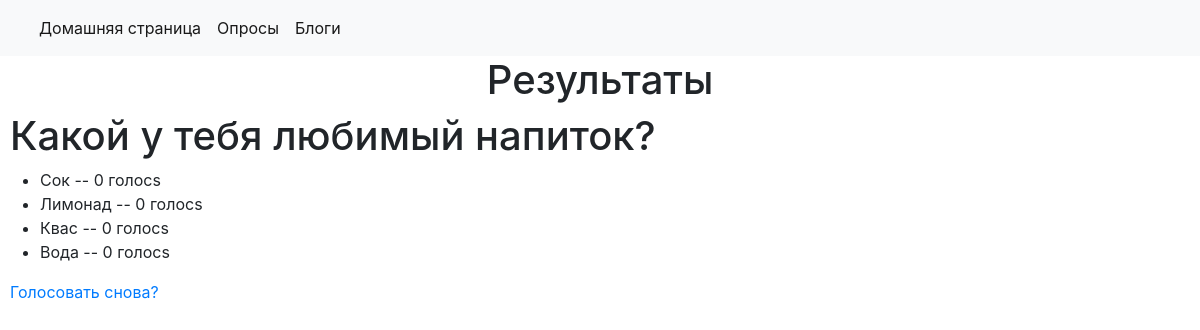
Page /polls/32/results/ on the committed database.
### polls/models.py (models this page shows, shortened)
class Question(models.Model):
    question_text = models.CharField(max_length=200, verbose_name="Текст вопроса")
    pub_date = models.DateTimeField(default=timezone.now(), verbose_name="Дата публикации")

class Choice(models.Model):
    question = models.ForeignKey(Question, on_delete=models.CASCADE, verbose_name="Вопрос")
    choice_text = models.CharField(max_length=200, verbose_name="Текст ответа")
    votes = models.IntegerField(default=0)

### polls/views.py (the view)
# urls.py: path('<int:pk>/results/', views.ResultsView.as_view(), name='results'),
class ResultsView(generic.DetailView):
    model = Question
    template_name = 'polls/results.html'

### polls/templates/polls/results.html
{% extends 'polls/navbar.html' %}
{% block content %}
<h1 align="center" >Результаты</h1>
<h1 style="margin-left: 10px">{{ question.question_text }}</h1>
<ul>
    {% for choice in question.choice_set.all %}
    <li>{{ choice.choice_text }} -- {{ choice.votes }} голос{{ choice.votes|pluralize }}</li>
    {% endfor %}
</ul>
<a href="{% url 'polls:detail' question.id %}" style="margin-left: 10px">Голосовать снова?</a>
{% endblock %}

### rows in the picture
Question: question_text "Какой у тебя любимый напиток?"
Choice: choice_text "Сок", votes "0"
Choice: choice_text "Лимонад", votes "0"
Choice: choice_text "Квас", votes "0"
Choice: choice_text "Вода", votes "0"
